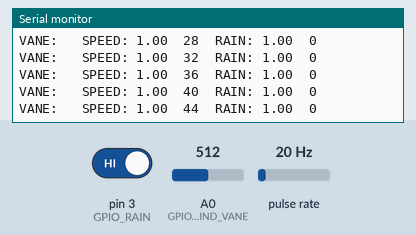
Bench run of a sketch on a simulated Arduino Uno, built with avr-gcc and run on an emulated ATmega328P. On the bench: the last lines printed to the serial monitor. Wiring (inferred from the names in the program): pulse sensor: data pin 2. Inputs (shaded band) come from the test bench; at power-on: pulse rate 20 Hz, pin 3 (GPIO_RAIN) HIGH, A0 (GPIO_WIND_VANE) = 512.

Above: at 1.2 s.
1.3 s: pulse rate (sensor on pin 2) set to 4 Hz
At 1.32 s:
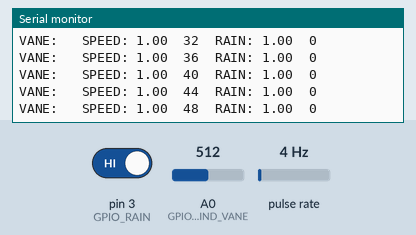
2.8 s: pin 3 (GPIO_RAIN) driven LOW
At 2.85 s:
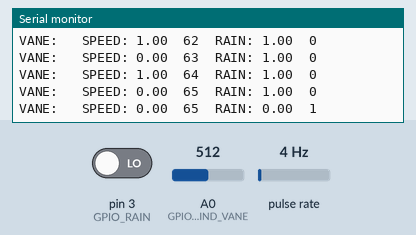
4.3 s: pulse rate (sensor on pin 2) set to 50 Hz
At 4.37 s:
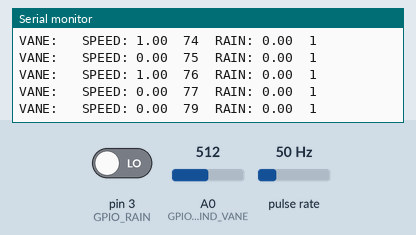
5.8 s: A0 (GPIO_WIND_VANE) set to 716
At 5.89 s:
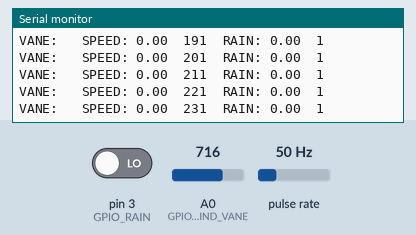
7.3 s: A0 (GPIO_WIND_VANE) set to 900
At 7.31 s:
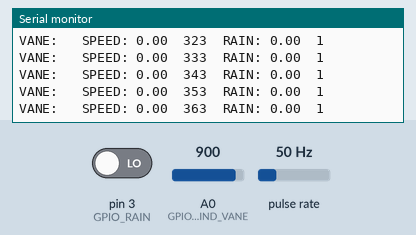
8.8 s: pin 3 (GPIO_RAIN) driven HIGH
At 8.84 s:
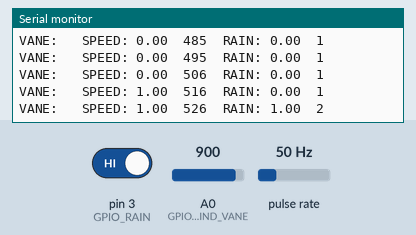
Timing chart, 0 to 11.3 s (numbered marks = the images above; inputs shaded):
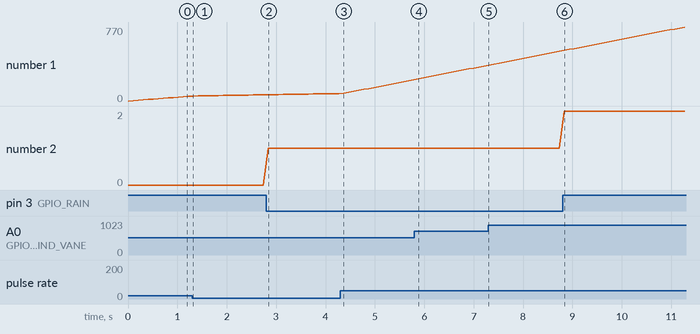

The sketch:

WeatherStationSparkFun.ino
```cpp
/***
 *
 * SparkFun Weather Station
 *  - Wind Vane (16 compass point)
 *  - Anemometer (Wind Speed)
 *
 * @see https://www.sparkfun.com/products/15901
 * @see https://cdn.sparkfun.com/assets/d/1/e/0/6/DS-15901-Weather_Meter.pdf
 */


#define GPIO_WIND_VANE A0
#define GPIO_WIND_SPEED 2
#define GPIO_RAIN 3


int vcc = 5;
float vout = 0;
float r1 = 10000;
float r2 = 0;
float buffer = 0;
int dir = 0;

char d1[] = "W";
char d2[] = "NW";
char d3[] = "WNW";
char d4[] = "N";
char d5[] = "NNW";
char d6[] = "SW";
char d7[] = "WSW";
char d8[] = "NE";
char d9[] = "NNE";
char d10[] = "S";
char d11[] = "SSW";
char d12[] = "ES";
char d13[] = "SSE";
char d14[] = "E";
char d15[] = "ENE";
char d16[] = "ESE";

char * directionLabel[] = { d1, d2, d3, d4, d5, d6, d7, d8, d9, d10, d11, d12, d13, d14, d15, d16 };


volatile int windSpeedCounter = 0;
volatile int rainBucketCounter = 0;
int rainBucketDebounce = 200;
unsigned long rainBucketLastEvent = 0;


void isr_windSpeed()
{
  windSpeedCounter++;
}

void isr_rainBucket()
{
  if (millis() > rainBucketLastEvent + rainBucketDebounce)
  {
    rainBucketCounter++;
    rainBucketLastEvent = millis();
  }
}

void setup() {

  Serial.begin(115200);

  pinMode(GPIO_WIND_VANE, INPUT);
  pinMode(GPIO_WIND_SPEED, INPUT);
  pinMode(GPIO_RAIN, INPUT);

  rainBucketLastEvent = millis();

  attachInterrupt(digitalPinToInterrupt(GPIO_WIND_SPEED), isr_windSpeed, HIGH);
  attachInterrupt(digitalPinToInterrupt(GPIO_RAIN), isr_rainBucket, CHANGE);
}

void loop() {

  float windVane, windSpeed, rainBucket;

  windSpeed = digitalRead(GPIO_WIND_SPEED);
  rainBucket = digitalRead(GPIO_RAIN);

  windVane = analogRead(GPIO_WIND_VANE);
  buffer = windVane * vcc;
  vout = (buffer)/1024.0;
  buffer = (vcc/vout) -1;
  r2 = r1 * buffer / 1000;

/**
 * Wind Vane Calibration - 5v VCC based on 10k resistance voltage divider )
 *

Resistance (Ohms):

N 3
NNE 15
NE 12
ENE 114 - 116
E 101
ESE 150
ES 46
SSE 72
S 25
SSW 32
SW  6.4
WSW 7
W 1.0
WNW 2.5
NW 1.7
NNW 4.7

Sorted List:

W 1.0
NW 1.7
WNW 2.5
N 3
NNW 4.7
SW  6.4
WSW 7
NE 12
NNE 15
S 25
SSW 32
ES 46
SSE 72
E 101
ENE 114 - 116
ESE 150

 */


  if (r2 > .98 && r2 < 1.2) {
    dir = 1;
  } else if (r2 > 1.4 && r2 < 1.9) {
    dir = 2;
  } else if (r2 > 2.2 && r2 < 2.7) {
    dir = 3;
  } else if (floor(r2) == 3) {
    dir = 4;
  } else if (r2 > 4.5 && r2 < 4.9) {
    dir = 5;
  } else if (r2 > 6.2 && r2 < 6.6) {
    dir = 6;
  } else if (floor(r2) == 7) {
    dir = 7;
  } else if (floor(r2) == 12) {
    dir = 8;
  } else if (floor(r2) == 15) {
    dir = 9;
  } else if (floor(r2) == 25) {
    dir = 10;
  } else if (floor(r2) == 32) {
    dir = 11;
  } else if (floor(r2) == 46) {
    dir = 12;
  } else if (floor(r2) == 72) {
    dir = 13;
  } else if (floor(r2) == 101) {
    dir = 14;
  } else if (floor(r2) > 114 && floor(r2) < 116) {
    dir = 15;
  } else if (floor(r2) == 150) {
    dir = 16;
  }

  Serial.print("VANE: ");
  Serial.print(directionLabel[dir-1]);
  /*
  Serial.print("\t");
  Serial.print(dir);
  Serial.print("\t");
  Serial.print(r2);
  Serial.print("\t");
  Serial.print(windVane);
  */
  Serial.print("\t");
  Serial.print("SPEED: ");
  Serial.print(windSpeed);
  Serial.print("\t");
  Serial.print(windSpeedCounter);

  Serial.print("\t");
  Serial.print("RAIN: ");
  Serial.print(rainBucket);
  Serial.print("\t");
  Serial.println(rainBucketCounter);

  delay(100);
}
```

Measured:
- after the input at 2.8 s, the serial monitor: prints a new line at once (image 2)
- after the input at 8.8 s, the serial monitor: prints a new line at once (image 6)
- plotted number 1: 77 → 221 after the input at 4.3 s
- plotted number 2: 1 → 2 after the input at 8.8 s
